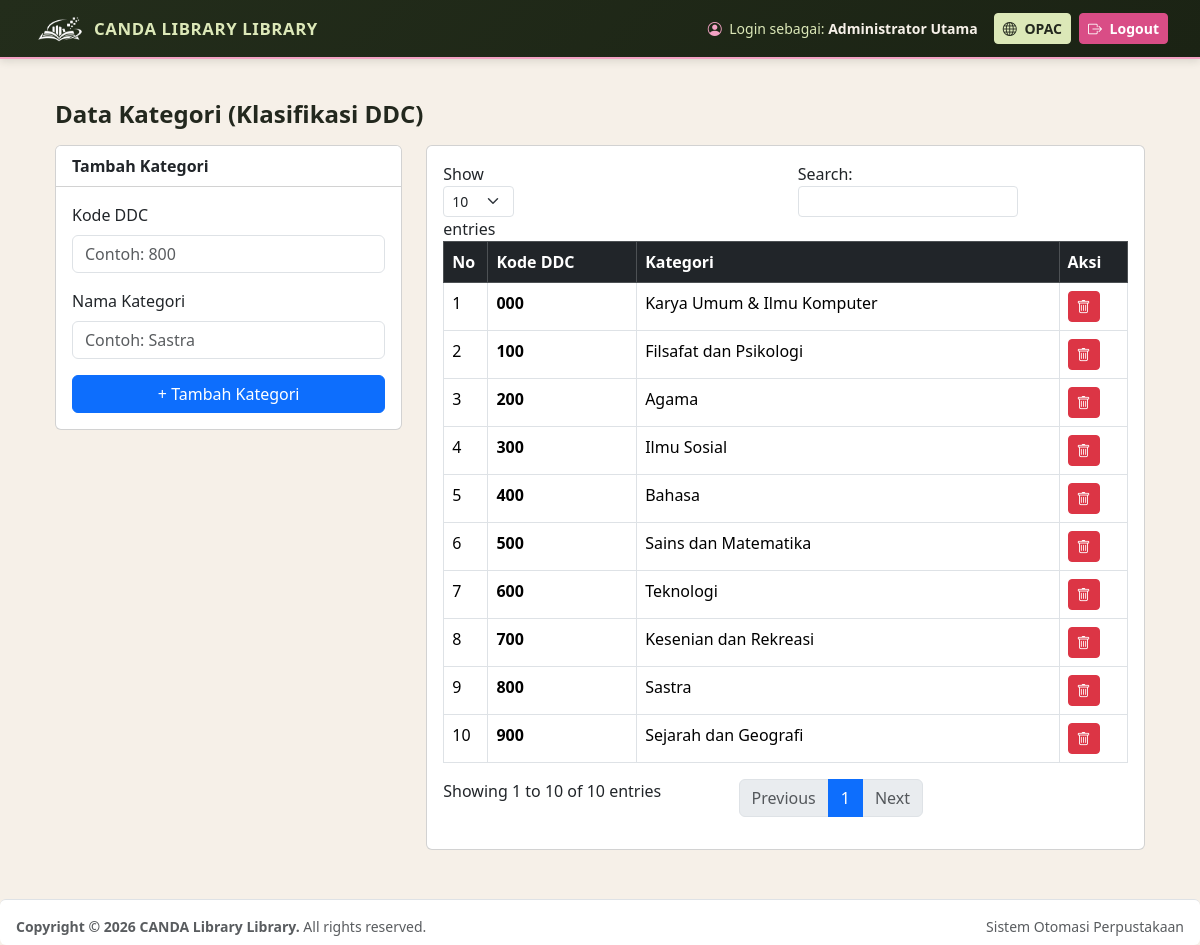
/bibliografi/kategori.php (signed in), run on the app's committed database.
### tables this page shows
CREATE TABLE IF NOT EXISTS pengaturan_denda (
    id_denda INT AUTO_INCREMENT PRIMARY KEY,
    nominal_denda INT NOT NULL DEFAULT 1000,
    lama_pinjam_default INT NOT NULL DEFAULT 7,
    nama_perpustakaan VARCHAR(150) DEFAULT 'CANDA Library Library - Sistem Otomasi Perpustakaan',
    updated_at TIMESTAMP DEFAULT CURRENT_TIMESTAMP ON UPDATE CURRENT_TIMESTAMP
);

CREATE TABLE IF NOT EXISTS kategori (
    id_kategori INT AUTO_INCREMENT PRIMARY KEY,
    kode_ddc VARCHAR(20) NOT NULL,
    nama_kategori VARCHAR(100) NOT NULL
);

### config/koneksi.php (called while the page is built, shortened)
<?php
$host = "sqlXXX.infinityfree.com";
$user = "if0_43497672";
$pass = "PASSWORD_MYSQL_KAMU";
$db   = "if0_43497672_db_candalibrary";
$conn = mysqli_connect($host, $user, $pass, $db);
mysqli_query($conn, "CREATE TABLE IF NOT EXISTS pengaturan_denda (
    id INT AUTO_INCREMENT PRIMARY KEY,
    nominal_denda INT DEFAULT 1000,
    lama_pinjam_default INT DEFAULT 7,
    nama_perpustakaan VARCHAR(100) DEFAULT 'CANDA Library'
)");
$q_set = mysqli_query($conn, "SELECT * FROM pengaturan_denda LIMIT 1");
$pengaturan = mysqli_fetch_assoc($q_set);
?>

### bibliografi/kategori.php (the view, shortened to what this page needs)
<?php
require_once '../config/koneksi.php';
$q = mysqli_query($conn, "SELECT * FROM kategori ORDER BY kode_ddc ASC");
require_once '../includes/header.php';
?>
<h4 class="fw-bold mb-3">Data Kategori (Klasifikasi DDC)</h4>
<div class="row g-4">
    <div class="col-md-4">
        <div class="card">
            <div class="card-header bg-white fw-bold">Tambah Kategori</div>
            <div class="card-body">
                <form method="POST">
                    <div class="mb-3">
                        <label class="form-label">Kode DDC</label>
                        <input type="text" name="kode_ddc" class="form-control" placeholder="Contoh: 800" required>
                    </div>
                    <div class="mb-3">
                        <label class="form-label">Nama Kategori</label>
                        <input type="text" name="nama_kategori" class="form-control" placeholder="Contoh: Sastra" required>
                    </div>
                    <button type="submit" name="tambah" class="btn btn-primary w-100">+ Tambah Kategori</button>
                </form>
            </div>
        </div>
    </div>
    <div class="col-md-8">
        <div class="card">
            <div class="card-body">
                <table class="table table-bordered table-hover datatable">
                    <thead class="table-dark">
                        <tr><th width="50">No</th><th>Kode DDC</th><th>Kategori</th><th width="80">Aksi</th></tr>
                    </thead>
                    <tbody>
                        <?php $no=1; while($k = mysqli_fetch_assoc($q)): ?>
                        <tr>
                            <td><?= $no++ ?></td>
                            <td><strong><?= htmlspecialchars($k['kode_ddc']) ?></strong></td>
                            <td><?= htmlspecialchars($k['nama_kategori']) ?></td>
                            <td><a href="?hapus=<?= $k['id_kategori'] ?>" onclick="return confirm('Hapus kategori?')" class="btn btn-sm btn-danger"><i class="bi bi-trash"></i></a></td>
                        </tr>
                        <?php endwhile; ?>
                    </tbody>
                </table>
            </div>
        </div>
    </div>
</div>
<?php require_once '../includes/footer.php'; ?>

### includes/header.php (shortened to what this page needs)
<?php
$nama_perpus = isset($pengaturan['nama_perpustakaan']) ? $pengaturan['nama_perpustakaan'] : 'CANDA Library';
$role_user   = isset($_SESSION['nama_petugas']) ? $_SESSION['nama_petugas'] : 'Administrator';
?>
<!DOCTYPE html>
<html lang="id">
<head>
    <link href="https://cdn.jsdelivr.net/npm/bootstrap@5.3.3/dist/css/bootstrap.min.css" rel="stylesheet">
    <link href="https://cdn.jsdelivr.net/npm/bootstrap-icons@1.11.3/font/bootstrap-icons.min.css" rel="stylesheet">
</head>
<body>
    <nav class="navbar navbar-expand main-header mb-3">
        <div class="container-fluid">
            <a class="navbar-brand d-flex align-items-center gap-2 py-0" href="../admin/dashboard.php">
                <img src="../uploads/lampiran/logo.png" alt="Logo <?= htmlspecialchars(strtoupper($nama_perpus)) ?>" class="brand-logo-img">
                <span class="brand-title-caps text-uppercase"><?= htmlspecialchars($nama_perpus) ?></span>
            </a>
            <div class="navbar-nav ms-auto align-items-center">
                <span class="navbar-text me-3 small" style="color: var(--pistachio);">
                    <i class="bi bi-person-circle me-1" style="color: var(--bubblegum);"></i> Login sebagai:
                    <strong style="color: var(--ivory);"><?= htmlspecialchars($role_user) ?></strong>
                </span>
                <a href="../index.php" target="_blank" class="btn btn-canda-opac btn-sm me-2">
                    <i class="bi bi-globe me-1"></i> OPAC
                </a>
                <a href="../auth/logout.php" onclick="return confirm('Keluar dari sistem?')" class="btn btn-canda-logout btn-sm">
                    <i class="bi bi-box-arrow-right me-1"></i> Logout
                </a>
            </div>
        </div>
    </nav>
    <div class="container main-content">

### includes/footer.php (shortened to what this page needs)
</div>
    <footer class="mt-4 pt-3 border-top bg-white px-3 py-2 rounded small text-muted d-flex justify-content-between">
        <div><strong>Copyright &copy; <?= date('Y') ?> <?= htmlspecialchars($pengaturan['nama_perpustakaan']) ?>.</strong> All rights reserved.</div>
        <div>Sistem Otomasi Perpustakaan</div>
    </footer>
</body>
</html>

### includes/header.php (style rules this page uses)
:root { --pistachio: #DCE8B8; --grass: #5E8A17; --grass-dark: #466810; --raspberry: #D94D86; --raspberry-dark: #B5376B; --bubblegum: #F3A2C4; --ivory: #F6F0E8; --ink: #23281E; --muted: #646B5E; --border-soft: #E5DEC9; }
body { background-color: var(--ivory); color: var(--ink); font-family: 'Segoe UI', Tahoma, Geneva, Verdana, sans-serif; }
.main-header { background: linear-gradient(135deg, #232D1B 0%, #1B2314 100%); border-bottom: 2px solid var(--bubblegum); padding: 10px 20px; box-shadow: 0 2px 8px rgba(35, 45, 27, 0.14); }
.brand-logo-img { height: 36px; width: auto; object-fit: contain; display: block; }
.brand-title-caps { color: var(--pistachio); letter-spacing: 0.6px; font-size: 1.05rem; font-weight: 800; text-transform: uppercase; }
.main-content { padding: 25px; }
.btn-canda-opac { background-color: var(--pistachio); border-color: var(--pistachio); color: var(--ink); font-weight: 600; }
.btn-canda-logout { background-color: var(--raspberry); border-color: var(--raspberry); color: #FFFFFF; font-weight: 600; }

### data on the page
pengaturan_denda: nama_perpustakaan "CANDA LIBRARY LIBRARY", nama_perpustakaan "CANDA Library Library"
kategori: kode_ddc "000", nama_kategori "Karya Umum & Ilmu Komputer"
kategori: kode_ddc "100", nama_kategori "Filsafat dan Psikologi"
kategori: kode_ddc "200", nama_kategori "Agama"
kategori: kode_ddc "300", nama_kategori "Ilmu Sosial"
kategori: kode_ddc "400", nama_kategori "Bahasa"
kategori: kode_ddc "500", nama_kategori "Sains dan Matematika"
kategori: kode_ddc "600", nama_kategori "Teknologi"
kategori: kode_ddc "700", nama_kategori "Kesenian dan Rekreasi"
kategori: kode_ddc "800", nama_kategori "Sastra"
kategori: kode_ddc "900", nama_kategori "Sejarah dan Geografi"

### other printed values
$role_user "Administrator Utama"
